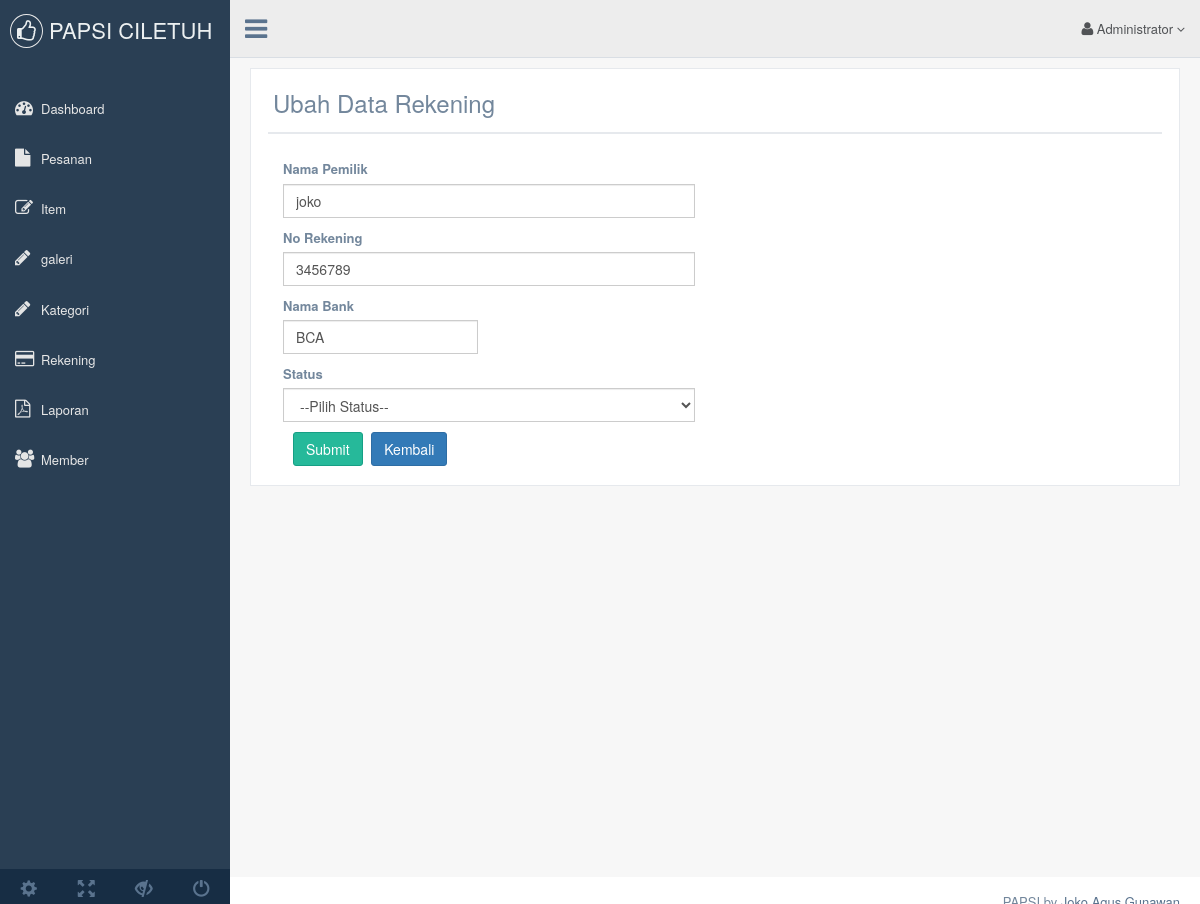
/rekening/edit_rekening/0, run on the app's committed database.
### tables this page shows
CREATE TABLE IF NOT EXISTS `t_rekening` (
  `id_rekening` int(11) NOT NULL,
  `nama_pemilik` varchar(30) NOT NULL,
  `no_rekening` varchar(30) NOT NULL,
  `nama_bank` varchar(30) NOT NULL,
  `status` tinyint(1) NOT NULL,
  PRIMARY KEY (`id_rekening`)
);

### application/libraries/Template.php (called while the page is built, shortened)
<?php
Class Template{
	function __construct()
	{
		$this->ci =&get_instance();
	}
	function admin($template, $data='')
	{
		$data['content'] = $this->ci->load->view($template, $data, TRUE);
		$data['nav'] = $this->ci->load->view('admin/nav', $data, TRUE);
		$this->ci->load->view('admin/dashboard', $data);
	}
}

### application/controllers/Rekening.php (called while the page is built, shortened)
<?php
class Rekening extends CI_Controller {
	public function edit_rekening()
	{
		$id_rekening = $this->uri->segment(3);
		$item = $this->admin->get_where('t_rekening', array('id_rekening' => $id_rekening));
		foreach ($item->result() as $key){
		$data['nama_pemilik'] = $key->nama_pemilik;
		$data['no_rekening'] = $key->no_rekening;
		$data['nama_bank'] = $key->nama_bank;
		}
		$data['header'] = "Ubah Data Rekening";
		$this->template->Admin('admin/form_rekening', $data);
	}
}

### index.php (called while the page is built, shortened)
<?php
require_once BASEPATH.'core/CodeIgniter.php';

### application/models/Admin.php (called while the page is built, shortened)
<?php
class Admin extends CI_Model {
	function get_where($table = null, $where = null)
	{
		$this->db->from($table);
		$this->db->where($where);
		return $this->db->get();
	}
}

### application/views/admin/form_rekening.php (the view, shortened to what this page needs)
         <div class="row">
           <div class="col-md-12 col-sm-12 col-xs-12">
             <div class="x_panel">
               <div class="x_title">
		<h3><?= $header; ?></h3><?= validation_errors('<p style="color:red">','</p>'); ?>
		</div>
                 <div class="panel-body">
                     <div class="row col-lg-6">
                     	<form name="Paket" action="" method="post" enctype="multipart/form-data">
                                 <div class="form-group">
                                 	<label>Nama Pemilik</label>
                         			<input class="form-control" name="nama_pemilik" type="text" placeholder="Input Nama Pemilik" value="<?= $nama_pemilik; ?>">
                         		</div>
                                 	 <div class="form-group">
                                 	<label>No Rekening</label>
                         			<input class="form-control" name="no_rekening" type="text" placeholder="Input No Rekening" value="<?= $no_rekening; ?>">
                         		</div>
						<label>Nama Bank</label>
                                 <div class="form-group input-group">
                         			<input class="form-control" name="nama_bank" type="text" placeholder="Input Nama Bank" value="<?= $nama_bank; ?>">
                         		</div>
						<div class="form-group">
						<label> Status</label>
						<select name="status" class="form-control">
						<option value="">--Pilih Status--</option>
						</select>
						</div>
						<div class="form-group">
						<div class="col-md-6 col-sm-6 col-xs-12 col-md-offset">
                                 <button  type="submit" class="btn btn-success" name="submit" value="submit">Submit</button>
						<button  type="submit" onclick="window.history.go(-1)" class="btn btn-primary">Kembali</button>
                                 </div>
                                 </div>
                         </form>
                     </div>
                 </div>
               </div>
             </div>
</div>

### data on the page
t_rekening: nama_pemilik "joko", no_rekening "3456789", nama_bank "BCA"

### other printed values
$header "Ubah Data Rekening"
